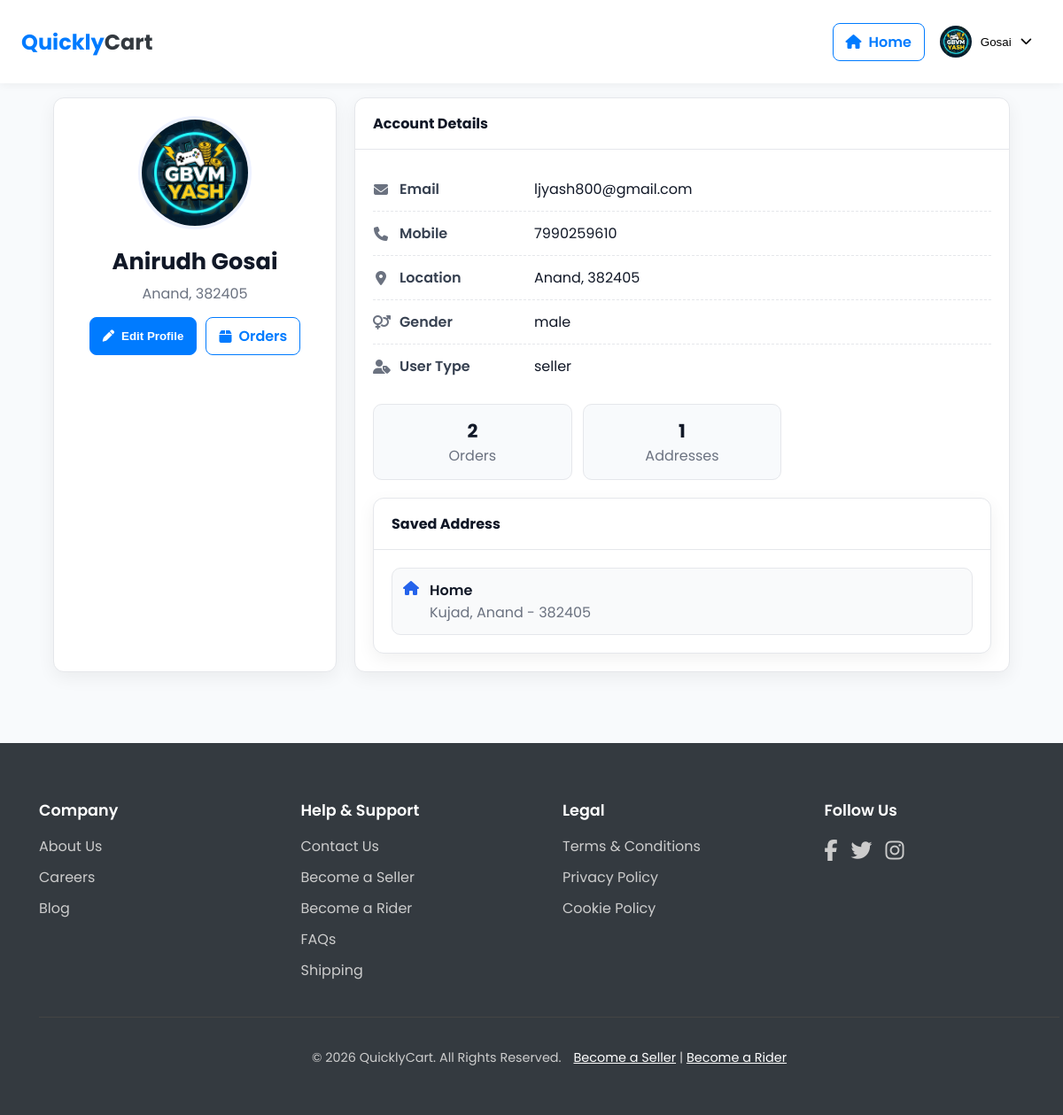
/profile/ (signed in), run on the app's committed database.
### QuicklyCart_app/models.py (models this page shows, shortened)
class User(models.Model):
    user_id = models.AutoField(primary_key=True)
    first_name = models.CharField(max_length=100)
    last_name = models.CharField(max_length=100)
    email = models.EmailField(max_length=255)
    mobile = models.CharField(max_length=15)
    gender = models.CharField(max_length=7)
    address = models.CharField(max_length=255)
    city = models.CharField(max_length=120)
    pincode = models.CharField(max_length=12)
    password = models.CharField(max_length=355)
    role = models.CharField(max_length=10)
    image = models.CharField(max_length=450)
    is_verified = models.BooleanField(default = '0')
    created_at = models.DateTimeField(auto_now_add=True)

### QuicklyCart_app/views.py (the view)
# urls.py: path("profile/" , views.profile , name="profile"),
def profile(request):
    user_id = request.session.get("user_id")
    user = User.objects.filter(user_id=user_id).first()
    total_orders = Order.objects.filter(user_id_id=user_id).count() if user_id else 0
    addresses_count = 1 if (user and (user.address or user.city or user.pincode)) else 0
    return render(request , 'profile.html' , {"user":user, "total_orders": total_orders, "addresses_count": addresses_count})

### templates/profile.html (shortened to what this page needs)
<!DOCTYPE html>
<html lang="en">
<head>
    {% load static %}
    <link rel="stylesheet" href="https://cdnjs.cloudflare.com/ajax/libs/font-awesome/6.5.1/css/all.min.css">
</head>
<body>
    {% include 'partials/navbar.html' %}
    <div class="page">
        <div class="container">
            <div class="profile-layout">
                <div class="card">
                    <div class="card-body profile-summary">
                        <img class="profile-image" src="{% static 'images/'|add:user.image %}" alt="{{ user.first_name }}">
                        <div class="profile-name">{{ user.first_name }} {{ user.last_name }}</div>
                        <div class="muted">{{ user.city }}, {{ user.pincode }}</div>
                        <div class="actions">
                            <button class="btn" id="openEdit"><i class="fas fa-pen"></i>Edit Profile</button>
                            <a class="btn btn-outline" href="/orders"><i class="fas fa-box"></i>Orders</a>
                        </div>
                    </div>
                </div>
                <div class="card">
                    <div class="card-header">Account Details</div>
                    <div class="card-body">
                        <ul class="info-list">
                            <li class="info-item"><i class="fas fa-envelope"></i><div class="label">Email</div><div>{{ user.email }}</div></li>
                            <li class="info-item"><i class="fas fa-phone"></i><div class="label">Mobile</div><div>{{ user.mobile }}</div></li>
                            <li class="info-item"><i class="fas fa-location-dot"></i><div class="label">Location</div><div>{{ user.city }}, {{ user.pincode }}</div></li>
                            <li class="info-item"><i class="fas fa-venus-mars"></i><div class="label">Gender</div><div>{{ user.gender }}</div></li>
                            <li class="info-item"><i class="fas fa-user-tag"></i><div class="label">User Type</div><div>{{ user.role }}</div></li>
                        </ul>
                        <div style="margin-top:18px" class="stats-grid">
                            <div class="stat"><div class="value">{{ total_orders }}</div><div class="label">Orders</div></div>
                            <div class="stat"><div class="value">{{ addresses_count }}</div><div class="label">Addresses</div></div>
                        </div>
                        <div class="card" style="margin-top:20px">
                            <div class="card-header">Saved Address</div>
                            <div class="card-body">
                                {% if user.address %}
                                <div class="address-item">
                                    <i class="fas fa-home"></i>
                                    <div>
                                        <div style="font-weight:600">Home</div>
                                        <div class="muted">{{ user.address }}, {{ user.city }} - {{ user.pincode }}</div>
                                    </div>
                                </div>
                                {% else %}
                                <div class="muted">No address saved. Please update your profile.</div>
                                {% endif %}
                            </div>
                        </div>
                    </div>
                </div>
            </div>
        </div>
        {% include 'footer.html' %}
    </div>
</body>
</html>

### templates/partials/navbar.html (shortened to what this page needs)
{% load static %}
<header class="page-header">
  <div class="main-header">
    <div class="logo"><a href="/">Quickly<span>Cart</span></a></div>
    <div class="user-actions">
      <a class="btn btn-outline btn-sm" href="/"><i class="fas fa-home"></i><span>Home</span></a>
       {% if request.session.user_name %}
      <div class="profile-dropdown">
        <button class="profile-toggle" aria-haspopup="true" aria-expanded="false">
          <img src="{% static 'images/'|add:request.session.image %}" alt="{{ request.session.user_name }}">
          <span>{{ request.session.user_name }}</span>
          <i class="fas fa-chevron-down"></i>
        </button>
      </div>
      {% else %}
      <a class="btn btn-outline btn-sm" href="/">Login</a>
      <a class="btn btn-sm" href="/">Sign Up</a>
      {% endif %}
    </div>
  </div>
</header>

### templates/profile.html (style rules this page uses)
:root { --primary:#007BFF; --bg:#f8fafc; --surface:#fff; --muted:#6b7280; --border:#e5e7eb; --radius:12px }
body { font-family:'Poppins',sans-serif; background-color: var(--bg); margin:0; color:#111827 }
.page { min-height:100vh; display:flex; flex-direction:column }
.container { width:100%; max-width:1080px; margin:16px auto; padding:0 20px }
.profile-layout { display:grid; grid-template-columns:320px 1fr; gap:20px }
.card { background:var(--surface); border:1px solid var(--border); border-radius:var(--radius); box-shadow:0 6px 20px rgba(0,0,0,.06) }
.card-header { padding:16px 20px; border-bottom:1px solid var(--border); font-weight:700 }
.card-body { padding:20px }
.profile-summary { text-align:center }
.profile-image { width:120px; height:120px; border-radius:50%; object-fit:cover; border:4px solid #eef2ff }
.profile-name { font-size:1.6rem; font-weight:700; margin:10px 0 4px }
.muted { color:var(--muted) }
.actions { display:flex; gap:10px; justify-content:center; margin-top:14px }
.btn { display:inline-flex; align-items:center; gap:8px; padding:10px 16px; border:1px solid var(--primary); border-radius:10px; background:var(--primary); color:#fff; font-weight:600; cursor:pointer }
.btn-outline { background:#fff; color:var(--primary) }
.info-list { list-style:none; padding:0; margin:0 }
.info-item { display:flex; gap:12px; align-items:center; padding:12px 0; border-bottom:1px dashed var(--border) }
.info-item:last-child { border-bottom:none }
.info-item i { color:var(--muted); width:18px; text-align:center }
.info-item .label { width:140px; color:#374151; font-weight:600 }
.stats-grid { display:grid; grid-template-columns:repeat(3,1fr); gap:12px }
.stat { background:#f8fafc; border:1px solid var(--border); border-radius:10px; padding:14px; text-align:center }
.stat .value { font-size:1.3rem; font-weight:700 }
.stat .label { color:var(--muted) }
.address-item { display:flex; gap:12px; padding:12px; background:#f9fafb; border:1px solid var(--border); border-radius:10px }
.address-item i { color:#2563eb; margin-top:2px }

### templates/partials/navbar.html (style rules this page uses)
:root { --primary-color:#007BFF; --secondary-color:#343a40; --surface-color:#FFFFFF; --border-color:#e5e7eb; --border-radius:12px }
.page-header { background:var(--surface-color);position:sticky;top:0;z-index:1000;box-shadow:0 2px 10px rgba(0,0,0,0.05) }
.main-header { padding:0.75rem 1.5rem;display:flex;justify-content:space-between;align-items:center;gap:20px;min-height:70px }
.logo { font-size:1.5rem;font-weight:700;color:var(--primary-color);flex-shrink:0 }
.logo span { color:var(--secondary-color) }
.logo a { color:inherit;text-decoration:none }
.user-actions { display:flex;align-items:center;gap:12px }
.btn { display:inline-flex;align-items:center;gap:8px;padding:8px 14px;border:1px solid var(--primary-color);border-radius:8px;background:var(--primary-color);color:#fff;font-weight:600;text-decoration:none }
.btn-outline { background:transparent;color:var(--primary-color) }
.profile-dropdown { position:relative }
.profile-toggle { display:flex;align-items:center;gap:10px;background:transparent;border:1px solid transparent;padding:4px 10px 4px 4px;border-radius:50px;cursor:pointer }
.profile-toggle img { width:36px;height:36px;border-radius:50%;object-fit:cover }

### data on the page
User: session.user_name "Gosai", image (picture), first_name "Anirudh", last_name "Gosai", city "Anand", pincode "382405", email "ljyash800@gmail.com", mobile "7990259610", gender "male", role "seller", address "Kujad"

### other printed values
{{ total_orders }} "2"
{{ addresses_count }} "1"
